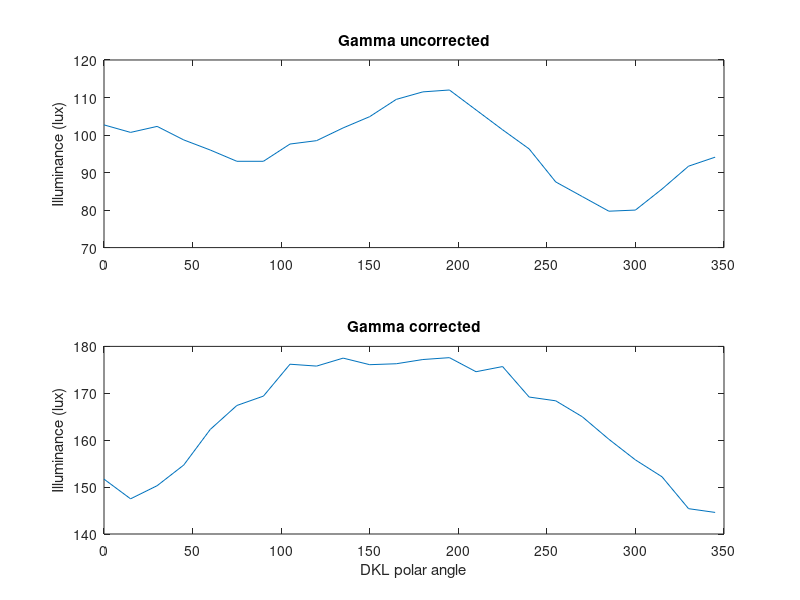
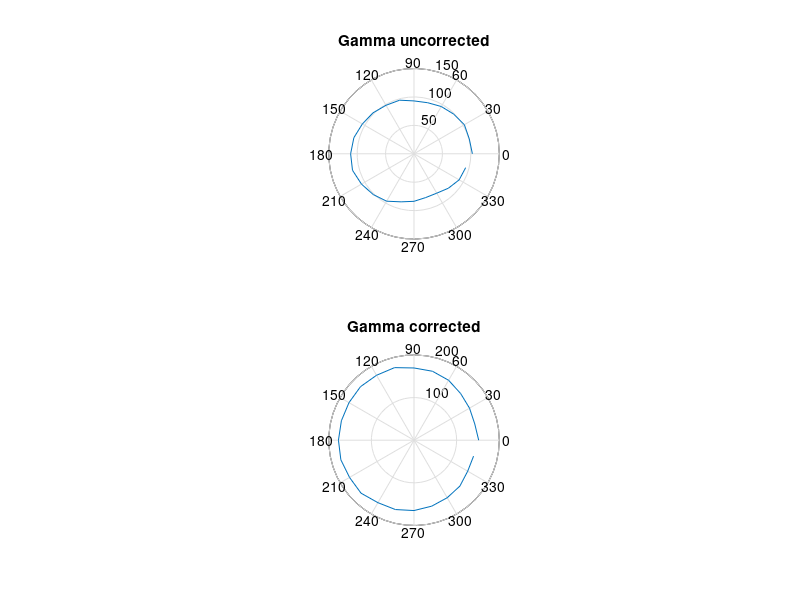

Write the MATLAB code that produced these figures, in order.


%took lux readings from spectroradiometer with and without gamma
%correction applied 5/31/2017. Spec was mounted with camera facing screen
%center, at constant distance throughout all readings. 

readings_uncorrected = [102.7,100.7,102.3,98.7,96.0,93.0,93.0,97.6,98.5,101.9,104.9,109.5,111.5,112.0,106.7,101.4,96.3,87.5,83.6,79.7,80.0,85.6,91.7,94.1];
snr_uncorrected = mean(readings_uncorrected)./std(readings_uncorrected);

readings_corrected = [151.7,147.5,150.3,154.7,162.3,167.4,169.4,176.2,175.8,177.5,176.1,176.3,177.2,177.6,174.6,175.7,169.2,168.4,165.0,160.2,155.8,152.2,145.4,144.6];
snr_corrected = mean(readings_corrected)./std(readings_corrected);

figure
subplot(2,1,1)
plot(0:15:345,readings_uncorrected)
% ylim([0, 1.1*max(readings_uncorrected)])
title('Gamma uncorrected')
ylabel('Illuminance (lux)')
subplot(2,1,2)
plot(0:15:345,readings_corrected)
% ylim([0, 1.1*max(readings_corrected)])
title('Gamma corrected')
ylabel('Illuminance (lux)')
xlabel('DKL polar angle')

figure
subplot(2,1,1)
polar(deg2rad(0:15:345),readings_uncorrected)
title('Gamma uncorrected')
subplot(2,1,2)
polar(deg2rad(0:15:345),readings_corrected)
title('Gamma corrected')



